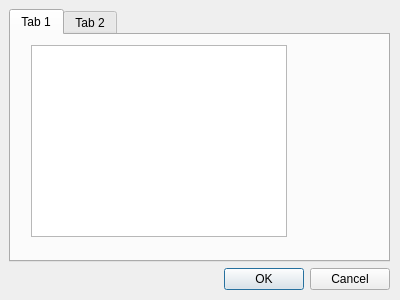
<?xml version="1.0" encoding="UTF-8"?>
<ui version="4.0">
 <class>Dialog</class>
 <widget class="QDialog" name="Dialog">
  <property name="geometry">
   <rect>
    <x>0</x>
    <y>0</y>
    <width>400</width>
    <height>300</height>
   </rect>
  </property>
  <property name="windowTitle">
   <string>Dialog</string>
  </property>
  <widget class="QWidget" name="gridLayoutWidget">
   <property name="geometry">
    <rect>
     <x>9</x>
     <y>9</y>
     <width>381</width>
     <height>281</height>
    </rect>
   </property>
   <layout class="QGridLayout" name="gridLayout">
    <item row="1" column="0">
     <widget class="QDialogButtonBox" name="buttonBox">
      <property name="orientation">
       <enum>Qt::Horizontal</enum>
      </property>
      <property name="standardButtons">
       <set>QDialogButtonBox::Cancel|QDialogButtonBox::Ok</set>
      </property>
     </widget>
    </item>
    <item row="0" column="0">
     <widget class="QTabWidget" name="tabWidget">
      <property name="currentIndex">
       <number>0</number>
      </property>
      <widget class="QWidget" name="tab_3">
       <attribute name="title">
        <string>Tab 1</string>
       </attribute>
       <widget class="QListWidget" name="listWidget">
        <property name="geometry">
         <rect>
          <x>20</x>
          <y>10</y>
          <width>256</width>
          <height>192</height>
         </rect>
        </property>
       </widget>
      </widget>
      <widget class="QWidget" name="tab_4">
       <attribute name="title">
        <string>Tab 2</string>
       </attribute>
       <widget class="QSpinBox" name="spinBox">
        <property name="geometry">
         <rect>
          <x>110</x>
          <y>90</y>
          <width>71</width>
          <height>22</height>
         </rect>
        </property>
        <property name="maximum">
         <number>5000</number>
        </property>
        <property name="value">
         <number>1024</number>
        </property>
       </widget>
       <widget class="QSpinBox" name="spinBox_2">
        <property name="geometry">
         <rect>
          <x>110</x>
          <y>50</y>
          <width>71</width>
          <height>22</height>
         </rect>
        </property>
        <property name="maximum">
         <number>96001</number>
        </property>
        <property name="value">
         <number>44100</number>
        </property>
       </widget>
       <widget class="QSpinBox" name="spinBox_3">
        <property name="geometry">
         <rect>
          <x>110</x>
          <y>130</y>
          <width>71</width>
          <height>22</height>
         </rect>
        </property>
       </widget>
       <widget class="QSpinBox" name="spinBox_4">
        <property name="geometry">
         <rect>
          <x>110</x>
          <y>170</y>
          <width>71</width>
          <height>22</height>
         </rect>
        </property>
       </widget>
       <widget class="QLabel" name="label">
        <property name="geometry">
         <rect>
          <x>50</x>
          <y>50</y>
          <width>49</width>
          <height>16</height>
         </rect>
        </property>
        <property name="text">
         <string>Fs</string>
        </property>
       </widget>
       <widget class="QLabel" name="label_2">
        <property name="geometry">
         <rect>
          <x>50</x>
          <y>90</y>
          <width>61</width>
          <height>20</height>
         </rect>
        </property>
        <property name="text">
         <string>Blocksize</string>
        </property>
       </widget>
       <widget class="QLabel" name="label_3">
        <property name="geometry">
         <rect>
          <x>50</x>
          <y>130</y>
          <width>49</width>
          <height>16</height>
         </rect>
        </property>
        <property name="text">
         <string>Lb In</string>
        </property>
       </widget>
       <widget class="QLabel" name="label_4">
        <property name="geometry">
         <rect>
          <x>50</x>
          <y>170</y>
          <width>49</width>
          <height>16</height>
         </rect>
        </property>
        <property name="text">
         <string>Lb Out</string>
        </property>
       </widget>
       <widget class="QCheckBox" name="checkBox">
        <property name="geometry">
         <rect>
          <x>210</x>
          <y>130</y>
          <width>121</width>
          <height>20</height>
         </rect>
        </property>
        <property name="text">
         <string>Comp latence</string>
        </property>
       </widget>
      </widget>
     </widget>
    </item>
   </layout>
  </widget>
 </widget>
 <resources/>
 <connections>
  <connection>
   <sender>buttonBox</sender>
   <signal>accepted()</signal>
   <receiver>Dialog</receiver>
   <slot>accept()</slot>
   <hints>
    <hint type="sourcelabel">
     <x>248</x>
     <y>254</y>
    </hint>
    <hint type="destinationlabel">
     <x>157</x>
     <y>274</y>
    </hint>
   </hints>
  </connection>
  <connection>
   <sender>buttonBox</sender>
   <signal>rejected()</signal>
   <receiver>Dialog</receiver>
   <slot>reject()</slot>
   <hints>
    <hint type="sourcelabel">
     <x>316</x>
     <y>260</y>
    </hint>
    <hint type="destinationlabel">
     <x>286</x>
     <y>274</y>
    </hint>
   </hints>
  </connection>
 </connections>
</ui>
